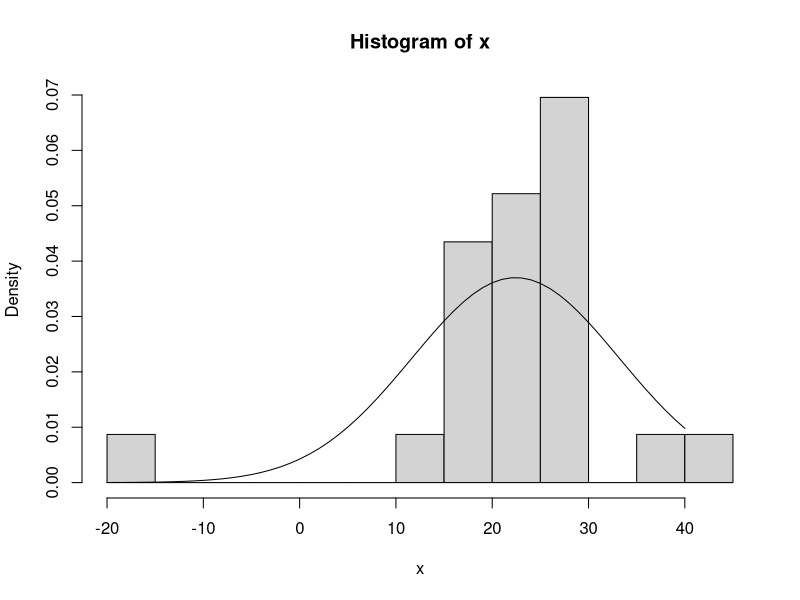
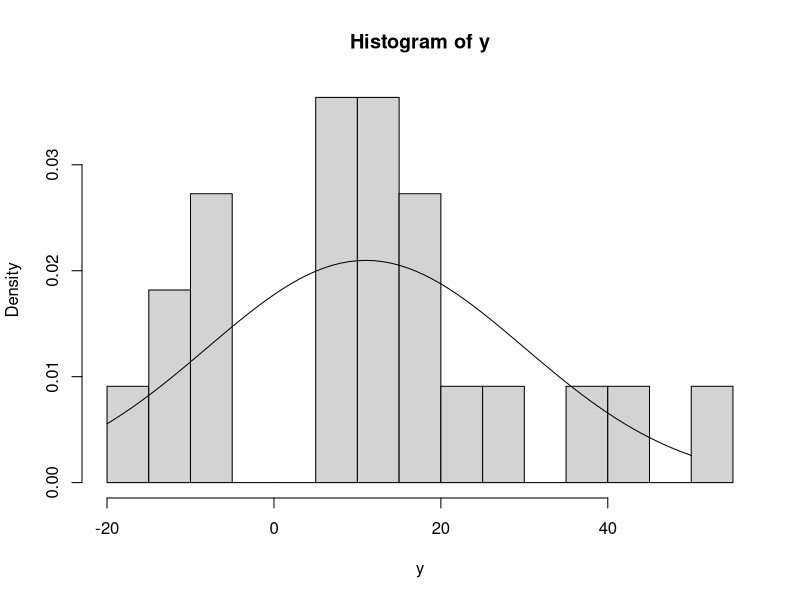

Reproduce these figures in R, in order.
x <- scan('ozonecontrol.txt')
y <- scan('ozonetreat.txt')

print("Gegevens ongepaard")

as <- -20:40
as <- seq(-20, 40, by = 1)
hist(x, breaks=20, probability = TRUE)
lines(as, dnorm(as, mean(x), sqrt(var(x))))

as <- -20:50
as <- seq(-20, 50, by = 1)
hist(y, breaks=20, probability = TRUE)
lines(as, dnorm(as, mean(y), sqrt(var(y))))

